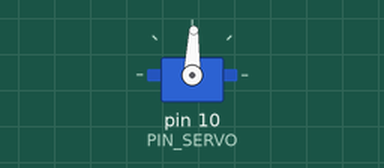
Simulated run of this sketch. Board: Arduino Uno, built with avr-gcc and run on an emulated ATmega328P. Shown: servo. What the sketch prints to the serial monitor is not drawn. At 1.3 s the program stops and its outputs stay as they are.

Above: at 1.1 s.
Timing chart, 0 to 2.6 s (numbered marks = the images above):
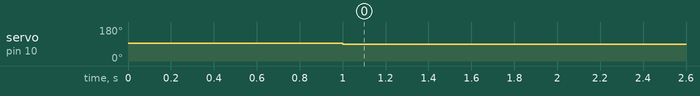

Measured:
- by itself, servo on pin 10 (PIN_SERVO): 93° → 88° at 1.0 s

The sketch:

10_example_1.ino
```cpp
#include <Servo.h>
#define PIN_SERVO 10

Servo myservo;

void setup() {
  myservo.attach(PIN_SERVO);
  myservo.writeMicroseconds(1500);
  delay(1000);
  Serial.begin(57600);
  Serial.print(myservo.read());
}

void loop() {
  //myservo.write(0);
  //delay(500);
  //Serial.println(myservo.read());
  //myservo.write(90);
  //delay(500);
  //myservo.write(180);
  //delay(500);
  //myservo.write(90);
  //delay(500);
    // add code here.
  while(1) {
    myservo.writeMicroseconds(1450);
  }
}
```
